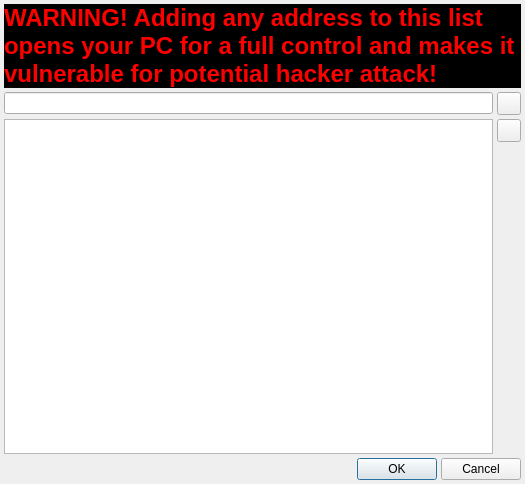
<?xml version="1.0" encoding="UTF-8"?>
<ui version="4.0">
 <class>TrustedClientsAddressesDialog</class>
 <widget class="QDialog" name="TrustedClientsAddressesDialog">
  <property name="geometry">
   <rect>
    <x>0</x>
    <y>0</y>
    <width>525</width>
    <height>484</height>
   </rect>
  </property>
  <property name="windowTitle">
   <string>Trusted clients addresses</string>
  </property>
  <layout class="QGridLayout" name="gridLayout">
   <property name="leftMargin">
    <number>4</number>
   </property>
   <property name="topMargin">
    <number>4</number>
   </property>
   <property name="rightMargin">
    <number>4</number>
   </property>
   <property name="bottomMargin">
    <number>4</number>
   </property>
   <property name="spacing">
    <number>4</number>
   </property>
   <item row="2" column="1">
    <widget class="QToolButton" name="removeButton">
     <property name="text">
      <string/>
     </property>
     <property name="icon">
      <iconset resource="../../resources/vsedit-job-server-watcher.qrc">
       <normaloff>:/delete.png</normaloff>:/delete.png</iconset>
     </property>
    </widget>
   </item>
   <item row="1" column="1">
    <widget class="QToolButton" name="addButton">
     <property name="text">
      <string/>
     </property>
     <property name="icon">
      <iconset resource="../../resources/vsedit-job-server-watcher.qrc">
       <normaloff>:/add.png</normaloff>:/add.png</iconset>
     </property>
    </widget>
   </item>
   <item row="0" column="0" colspan="2">
    <widget class="QLabel" name="warningLabel">
     <property name="styleSheet">
      <string notr="true">background-color: rgb(0, 0, 0);
color: rgb(255, 0, 0);
font-size: 24px;
font-weight: bold;</string>
     </property>
     <property name="text">
      <string>WARNING! Adding any address to this list opens your PC for a full control and makes it vulnerable for potential hacker attack!</string>
     </property>
     <property name="wordWrap">
      <bool>true</bool>
     </property>
     <property name="margin">
      <number>4</number>
     </property>
    </widget>
   </item>
   <item row="1" column="0">
    <widget class="QLineEdit" name="addressEdit"/>
   </item>
   <item row="4" column="0" colspan="2">
    <layout class="QHBoxLayout" name="horizontalLayout">
     <item>
      <spacer name="horizontalSpacer">
       <property name="orientation">
        <enum>Qt::Horizontal</enum>
       </property>
       <property name="sizeHint" stdset="0">
        <size>
         <width>308</width>
         <height>20</height>
        </size>
       </property>
      </spacer>
     </item>
     <item>
      <widget class="QPushButton" name="okButton">
       <property name="text">
        <string>OK</string>
       </property>
      </widget>
     </item>
     <item>
      <widget class="QPushButton" name="cancelButton">
       <property name="text">
        <string>Cancel</string>
       </property>
      </widget>
     </item>
    </layout>
   </item>
   <item row="3" column="1">
    <spacer name="verticalSpacer">
     <property name="orientation">
      <enum>Qt::Vertical</enum>
     </property>
     <property name="sizeHint" stdset="0">
      <size>
       <width>20</width>
       <height>40</height>
      </size>
     </property>
    </spacer>
   </item>
   <item row="2" column="0" rowspan="2">
    <widget class="QListWidget" name="addressesList"/>
   </item>
  </layout>
 </widget>
 <resources>
  <include location="resources/vsedit-job-server-watcher.qrc"/>
 </resources>
 <connections/>
</ui>
